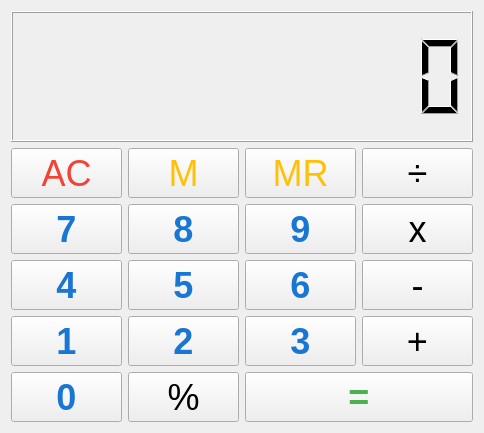
<?xml version="1.0" encoding="UTF-8"?>
<ui version="4.0">
 <class>MainWindow</class>
 <widget class="QMainWindow" name="MainWindow">
  <property name="geometry">
   <rect>
    <x>0</x>
    <y>0</y>
    <width>484</width>
    <height>433</height>
   </rect>
  </property>
  <property name="windowTitle">
   <string>Calculator</string>
  </property>
  <widget class="QWidget" name="centralWidget">
   <property name="sizePolicy">
    <sizepolicy hsizetype="Maximum" vsizetype="Maximum">
     <horstretch>0</horstretch>
     <verstretch>0</verstretch>
    </sizepolicy>
   </property>
   <layout class="QVBoxLayout" name="verticalLayout">
    <item>
     <widget class="QLCDNumber" name="lcdNumber">
      <property name="digitCount">
       <number>10</number>
      </property>
     </widget>
    </item>
    <item>
     <layout class="QGridLayout" name="gridLayout">
      <item row="5" column="1">
       <widget class="QPushButton" name="btn_pc">
        <property name="minimumSize">
         <size>
          <width>0</width>
          <height>50</height>
         </size>
        </property>
        <property name="font">
         <font>
          <pointsize>27</pointsize>
          <weight>50</weight>
          <bold>false</bold>
         </font>
        </property>
        <property name="text">
         <string>%</string>
        </property>
        <property name="shortcut">
         <string>%</string>
        </property>
       </widget>
      </item>
      <item row="3" column="0">
       <widget class="QPushButton" name="btn_n4">
        <property name="minimumSize">
         <size>
          <width>0</width>
          <height>50</height>
         </size>
        </property>
        <property name="font">
         <font>
          <pointsize>27</pointsize>
          <weight>75</weight>
          <bold>true</bold>
         </font>
        </property>
        <property name="styleSheet">
         <string notr="true">QPushButton {
color: #1976D2;
}</string>
        </property>
        <property name="text">
         <string>4</string>
        </property>
        <property name="shortcut">
         <string>4</string>
        </property>
       </widget>
      </item>
      <item row="4" column="2">
       <widget class="QPushButton" name="btn_n3">
        <property name="minimumSize">
         <size>
          <width>0</width>
          <height>50</height>
         </size>
        </property>
        <property name="font">
         <font>
          <pointsize>27</pointsize>
          <weight>75</weight>
          <bold>true</bold>
         </font>
        </property>
        <property name="styleSheet">
         <string notr="true">QPushButton {
color: #1976D2;
}</string>
        </property>
        <property name="text">
         <string>3</string>
        </property>
        <property name="shortcut">
         <string>3</string>
        </property>
       </widget>
      </item>
      <item row="1" column="1">
       <widget class="QPushButton" name="btn_m">
        <property name="minimumSize">
         <size>
          <width>0</width>
          <height>50</height>
         </size>
        </property>
        <property name="font">
         <font>
          <pointsize>27</pointsize>
          <weight>50</weight>
          <bold>false</bold>
         </font>
        </property>
        <property name="styleSheet">
         <string notr="true">QPushButton {
   color: #FFC107;
}</string>
        </property>
        <property name="text">
         <string>M</string>
        </property>
        <property name="shortcut">
         <string>M</string>
        </property>
       </widget>
      </item>
      <item row="3" column="1">
       <widget class="QPushButton" name="btn_n5">
        <property name="minimumSize">
         <size>
          <width>0</width>
          <height>50</height>
         </size>
        </property>
        <property name="font">
         <font>
          <pointsize>27</pointsize>
          <weight>75</weight>
          <bold>true</bold>
         </font>
        </property>
        <property name="styleSheet">
         <string notr="true">QPushButton {
color: #1976D2;
}</string>
        </property>
        <property name="text">
         <string>5</string>
        </property>
        <property name="shortcut">
         <string>5</string>
        </property>
       </widget>
      </item>
      <item row="4" column="3">
       <widget class="QPushButton" name="btn_add">
        <property name="minimumSize">
         <size>
          <width>0</width>
          <height>50</height>
         </size>
        </property>
        <property name="font">
         <font>
          <pointsize>27</pointsize>
          <weight>50</weight>
          <bold>false</bold>
         </font>
        </property>
        <property name="text">
         <string>+</string>
        </property>
        <property name="shortcut">
         <string>+</string>
        </property>
       </widget>
      </item>
      <item row="5" column="0">
       <widget class="QPushButton" name="btn_n0">
        <property name="minimumSize">
         <size>
          <width>0</width>
          <height>50</height>
         </size>
        </property>
        <property name="font">
         <font>
          <pointsize>27</pointsize>
          <weight>75</weight>
          <bold>true</bold>
         </font>
        </property>
        <property name="styleSheet">
         <string notr="true">QPushButton {
color: #1976D2;
}</string>
        </property>
        <property name="text">
         <string>0</string>
        </property>
        <property name="shortcut">
         <string>0</string>
        </property>
       </widget>
      </item>
      <item row="3" column="3">
       <widget class="QPushButton" name="btn_sub">
        <property name="minimumSize">
         <size>
          <width>0</width>
          <height>50</height>
         </size>
        </property>
        <property name="font">
         <font>
          <pointsize>27</pointsize>
          <weight>50</weight>
          <bold>false</bold>
         </font>
        </property>
        <property name="text">
         <string>-</string>
        </property>
        <property name="shortcut">
         <string>-</string>
        </property>
       </widget>
      </item>
      <item row="1" column="2">
       <widget class="QPushButton" name="btn_mr">
        <property name="minimumSize">
         <size>
          <width>0</width>
          <height>50</height>
         </size>
        </property>
        <property name="font">
         <font>
          <pointsize>27</pointsize>
          <weight>50</weight>
          <bold>false</bold>
         </font>
        </property>
        <property name="styleSheet">
         <string notr="true">QPushButton {
   color: #FFC107;
}</string>
        </property>
        <property name="text">
         <string>MR</string>
        </property>
        <property name="shortcut">
         <string>R</string>
        </property>
       </widget>
      </item>
      <item row="2" column="3">
       <widget class="QPushButton" name="btn_mul">
        <property name="minimumSize">
         <size>
          <width>0</width>
          <height>50</height>
         </size>
        </property>
        <property name="font">
         <font>
          <pointsize>27</pointsize>
          <weight>50</weight>
          <bold>false</bold>
         </font>
        </property>
        <property name="text">
         <string>x</string>
        </property>
        <property name="shortcut">
         <string>*</string>
        </property>
       </widget>
      </item>
      <item row="1" column="0">
       <widget class="QPushButton" name="btn_ac">
        <property name="minimumSize">
         <size>
          <width>0</width>
          <height>50</height>
         </size>
        </property>
        <property name="font">
         <font>
          <pointsize>27</pointsize>
          <weight>50</weight>
          <bold>false</bold>
         </font>
        </property>
        <property name="styleSheet">
         <string notr="true">QPushButton {
    color: #f44336;
}</string>
        </property>
        <property name="text">
         <string>AC</string>
        </property>
        <property name="shortcut">
         <string>Esc</string>
        </property>
       </widget>
      </item>
      <item row="4" column="1">
       <widget class="QPushButton" name="btn_n2">
        <property name="minimumSize">
         <size>
          <width>0</width>
          <height>50</height>
         </size>
        </property>
        <property name="font">
         <font>
          <pointsize>27</pointsize>
          <weight>75</weight>
          <bold>true</bold>
         </font>
        </property>
        <property name="styleSheet">
         <string notr="true">QPushButton {
color: #1976D2;
}</string>
        </property>
        <property name="text">
         <string>2</string>
        </property>
        <property name="shortcut">
         <string>2</string>
        </property>
       </widget>
      </item>
      <item row="1" column="3">
       <widget class="QPushButton" name="btn_div">
        <property name="minimumSize">
         <size>
          <width>0</width>
          <height>50</height>
         </size>
        </property>
        <property name="font">
         <font>
          <pointsize>27</pointsize>
          <weight>50</weight>
          <bold>false</bold>
         </font>
        </property>
        <property name="text">
         <string>÷</string>
        </property>
        <property name="shortcut">
         <string>/</string>
        </property>
       </widget>
      </item>
      <item row="5" column="2" colspan="2">
       <widget class="QPushButton" name="btn_equal">
        <property name="minimumSize">
         <size>
          <width>0</width>
          <height>50</height>
         </size>
        </property>
        <property name="font">
         <font>
          <pointsize>27</pointsize>
          <weight>75</weight>
          <bold>true</bold>
         </font>
        </property>
        <property name="styleSheet">
         <string notr="true">QPushButton {
color: #4CAF50;
}</string>
        </property>
        <property name="text">
         <string>=</string>
        </property>
        <property name="shortcut">
         <string>Return</string>
        </property>
       </widget>
      </item>
      <item row="3" column="2">
       <widget class="QPushButton" name="btn_n6">
        <property name="minimumSize">
         <size>
          <width>0</width>
          <height>50</height>
         </size>
        </property>
        <property name="font">
         <font>
          <pointsize>27</pointsize>
          <weight>75</weight>
          <bold>true</bold>
         </font>
        </property>
        <property name="styleSheet">
         <string notr="true">QPushButton {
color: #1976D2;
}</string>
        </property>
        <property name="text">
         <string>6</string>
        </property>
        <property name="shortcut">
         <string>6</string>
        </property>
       </widget>
      </item>
      <item row="2" column="2">
       <widget class="QPushButton" name="btn_n9">
        <property name="minimumSize">
         <size>
          <width>0</width>
          <height>50</height>
         </size>
        </property>
        <property name="font">
         <font>
          <pointsize>27</pointsize>
          <weight>75</weight>
          <bold>true</bold>
         </font>
        </property>
        <property name="styleSheet">
         <string notr="true">QPushButton {
color: #1976D2;
}</string>
        </property>
        <property name="text">
         <string>9</string>
        </property>
        <property name="shortcut">
         <string>9</string>
        </property>
       </widget>
      </item>
      <item row="4" column="0">
       <widget class="QPushButton" name="btn_n1">
        <property name="minimumSize">
         <size>
          <width>0</width>
          <height>50</height>
         </size>
        </property>
        <property name="font">
         <font>
          <pointsize>27</pointsize>
          <weight>75</weight>
          <bold>true</bold>
         </font>
        </property>
        <property name="styleSheet">
         <string notr="true">QPushButton {
color: #1976D2;
}</string>
        </property>
        <property name="text">
         <string>1</string>
        </property>
        <property name="shortcut">
         <string>1</string>
        </property>
       </widget>
      </item>
      <item row="2" column="1">
       <widget class="QPushButton" name="btn_n8">
        <property name="minimumSize">
         <size>
          <width>0</width>
          <height>50</height>
         </size>
        </property>
        <property name="font">
         <font>
          <pointsize>27</pointsize>
          <weight>75</weight>
          <bold>true</bold>
         </font>
        </property>
        <property name="styleSheet">
         <string notr="true">QPushButton {
color: #1976D2;
}</string>
        </property>
        <property name="text">
         <string>8</string>
        </property>
        <property name="shortcut">
         <string>8</string>
        </property>
       </widget>
      </item>
      <item row="2" column="0">
       <widget class="QPushButton" name="btn_n7">
        <property name="minimumSize">
         <size>
          <width>0</width>
          <height>50</height>
         </size>
        </property>
        <property name="font">
         <font>
          <pointsize>27</pointsize>
          <weight>75</weight>
          <bold>true</bold>
         </font>
        </property>
        <property name="styleSheet">
         <string notr="true">QPushButton {
color: #1976D2;
}</string>
        </property>
        <property name="text">
         <string>7</string>
        </property>
        <property name="shortcut">
         <string>7</string>
        </property>
       </widget>
      </item>
     </layout>
    </item>
   </layout>
  </widget>
  <action name="actionExit">
   <property name="text">
    <string>Exit</string>
   </property>
   <property name="shortcut">
    <string>Ctrl+Q</string>
   </property>
  </action>
  <action name="actionReset">
   <property name="text">
    <string>Reset</string>
   </property>
   <property name="shortcut">
    <string>Ctrl+R</string>
   </property>
  </action>
 </widget>
 <layoutdefault spacing="6" margin="11"/>
 <resources/>
 <connections/>
</ui>
